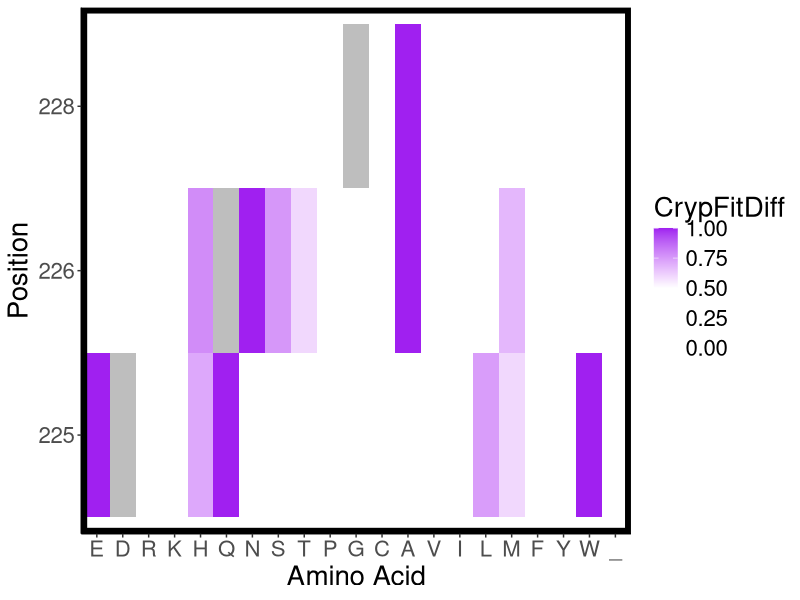

Write the R code that produced this figure.
#R code
library(ggplot2)
library(scales)
library(RColorBrewer)
library(readr)
library(tidyr)
library(reshape)
library(stringr)
library(dplyr)
library(ggrepel)
library(gridExtra)
library(grid)

aas <- c('E','D','R','K','H','Q','N','S','T','P','G','C','A','V','I','L','M','F','Y','W','_')
CrypBen_table <- read_tsv('result/WSN_crypticben.tsv') %>%
                   mutate(Position=as.character(Position)) %>%
                   mutate(`Amino Acid`=factor(`Amino Acid`,aas))
CrypBen_table$CrypFitDiff[CrypBen_table$CrypFitDiff==-1] <- NA
CrypBen_table$CrypFitDiff[CrypBen_table$CrypFitDiff>1] <- 1
p <- ggplot(data=CrypBen_table, aes(x=`Amino Acid`, y=Position, fill=CrypFitDiff)) +
            geom_tile() + 
	    scale_fill_gradientn(colours=c("white", "white", "purple"),
            values=rescale(c(0, 0.5, 1)),
		       guide="colorbar",
		       na.value="grey") +
	    theme_classic() +
	    theme(panel.border = element_rect(colour = "black", fill=NA, size=4),
		  text = element_text(size=20))
ggsave('graph/WSN_CrypticBen.png',p, height=2, width=7)
